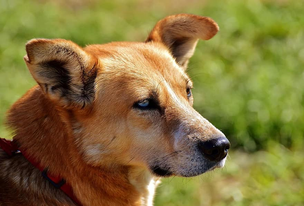
#> input picture Anjing.png, 304 x 206 px, shrunk from 880 x 596 before the run, found by its file name
$ python 'import numpy as np.py'
#> lines starting #> are read from the running program, lines starting #| are printed output that depends on the picture
#> further down, img is the input picture: shape (206, 304, 3); mean B, G, R 59.5, 115.6, 131.2
import numpy as np
import cv2
import matplotlib.pyplot as plt

def compress_channel(channel, k):
    """Melakukan kompresi pada 1 channel gambar menggunakan SVD"""
    U, S, Vt = np.linalg.svd(channel, full_matrices=False)
    # Simpan hanya k komponen terbesarr
    U_k = U[:, :k]
    S_k = np.diag(S[:k])
    Vt_k = Vt[:k, :]
    # Rekonstruksi channel
    compressed_channel = np.dot(U_k, np.dot(S_k, Vt_k))
    return compressed_channel

def compress_image_svd(img, k):
    """Melakukan kompresi gambar berwarna (RGB) menggunakan SVD"""
#> called with k = 20
    compressed_img = np.zeros(img.shape)
    for i in range(3):  # Loop untuk R, G, B
        compressed_img[:, :, i] = compress_channel(img[:, :, i], k)
#> this loop made 3 passes
#> pass 1, in compress_channel, `U, S, Vt = np.linalg.svd(channel, full_matrices=False)`:
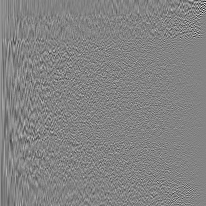
#> U: shape (206, 206) float64; min -0.578, max 0.542, mean 0.000283; drawn with min black and max white
#> pass 1, in compress_channel, `U, S, Vt = np.linalg.svd(channel, full_matrices=False)`:
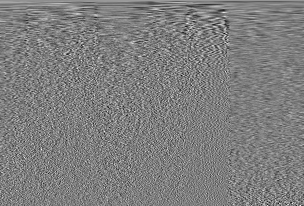
#> Vt: shape (206, 304) float64; min -0.307, max 0.312, mean 0.000384; drawn with min black and max white
#> pass 1, in compress_channel, `U_k = U[:, :k]`:
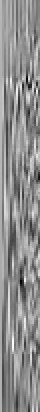
#> U_k: shape (206, 20) float64 (shown 2 times larger); min -0.272, max 0.219, mean 0.00298; drawn with min black and max white
#> pass 1, in compress_channel, `S_k = np.diag(S[:k])`:
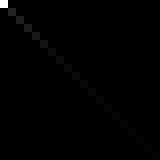
#> S_k: shape (20, 20) float64 (shown 8 times larger); min 0, max 33695.4, mean 165.9; drawn with min black and max white
#> after the loop:
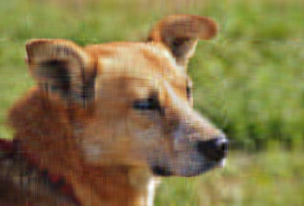
#> compressed_img: shape (206, 304, 3) float64; mean R, G, B 131.2, 115.6, 59.5; drawn with min black and max white
    # Normalisasi nilai agar valid (0–255)
    compressed_img = np.clip(compressed_img, 0, 255)
    return compressed_img.astype(np.uint8)
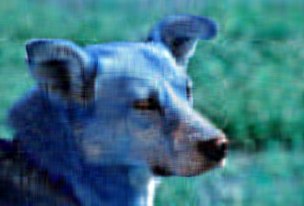
#> returned value: shape (206, 304, 3); mean of channels 0, 1, 2 130.7, 115.1, 59; drawn as B, G, R

def calculate_compression_ratio(original_shape, k):
    """Menghitung rasio kompresi"""
    m, n = original_shape[:2]
    original_size = m * n * 3  # 3 channel
    compressed_size = k * (m + n + 1) * 3
    ratio = compressed_size / original_size
    return ratio

# ==== Program utama ====
# Baca gambar
image_path = 'anjing.png'
img = cv2.imread(image_path)
img = cv2.cvtColor(img, cv2.COLOR_BGR2RGB)

# Parameter k (jumlah singular value yang dipertahankan)
k = 20  # Ganti sesuai kebutuhan (misal: 10, 30, 50, 100)

# Kompresi gambar
compressed_img = compress_image_svd(img, k)

# Hitung rasio kompresi
compression_ratio = calculate_compression_ratio(img.shape, k)
#> compression_ratio = 0.163
print(f'Compression ratio (approx.): {compression_ratio:.2f}')
#| Compression ratio (approx.): 0.16

# Tampilkan gambar asli dan hasil kompresi
plt.figure(figsize=(12, 6))
plt.subplot(1, 2, 1)
plt.title('Gamnbar Asli')
plt.imshow(img)
plt.axis('off')

plt.subplot(1, 2, 2)
plt.title(f'Hasil Kompresi (k={k})')
plt.imshow(compressed_img)
plt.axis('off')

plt.show()

# Simpan gambar hasil kompresi
output_path = f'compressed_k{k}.jpg'
cv2.imwrite(output_path, cv2.cvtColor(compressed_img, cv2.COLOR_RGB2BGR))
print(f'Hasil kompresi disimpan sebagai {output_path}')

$ run again, with Raden 1.jpg saved as Anjing.png
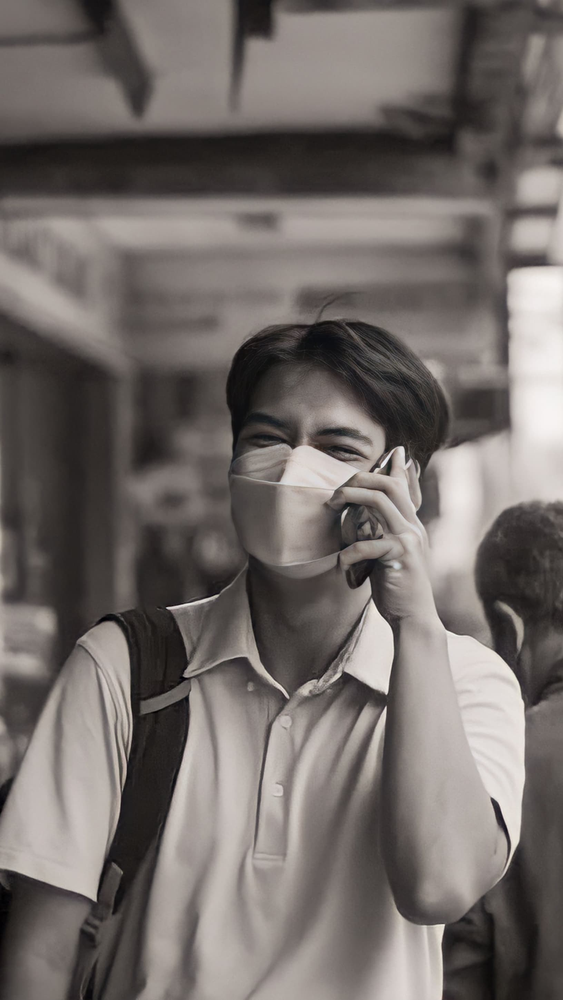
#> input picture Raden 1.jpg, 563 x 1000 px, shrunk from 1632 x 2898 before the run, found by its file name
#> img is the input picture: shape (1000, 563, 3); mean B, G, R 104.2, 107.3, 113.9
#> the loop in compress_image_svd, `for i in range(3):` made 3 passes
#> pass 1, in compress_channel, `U, S, Vt = np.linalg.svd(channel, full_matrices=False)`:
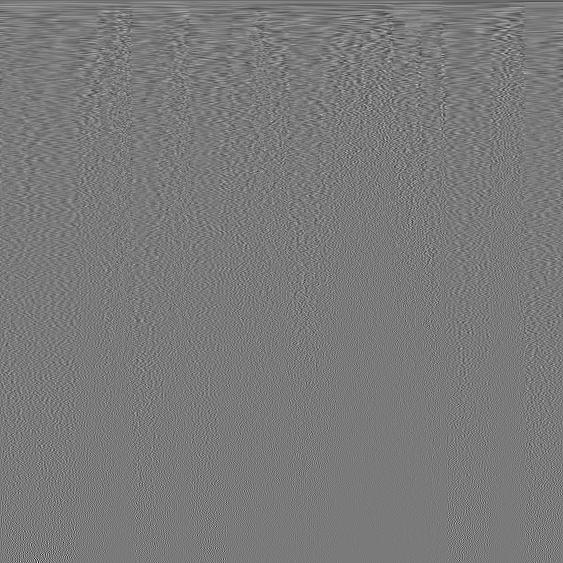
#> Vt: shape (563, 563) float64; min -0.342, max 0.37, mean -6.39e-05; drawn with min black and max white
#> after the loop in compress_image_svd, `for i in range(3):`:
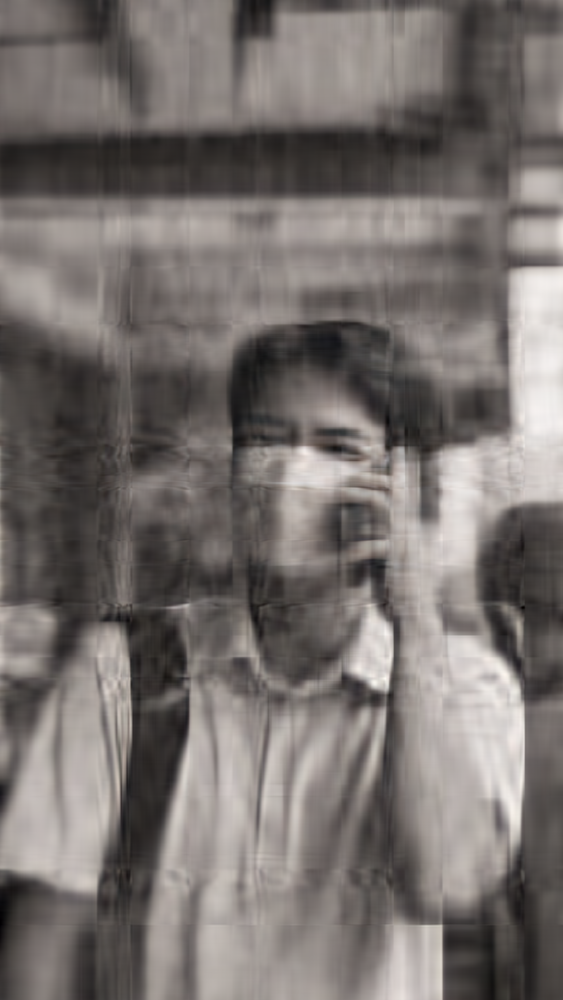
#> compressed_img: shape (1000, 563, 3) float64; mean R, G, B 113.9, 107.3, 104.2; drawn with min black and max white
#| Compression ratio (approx.): 0.06
